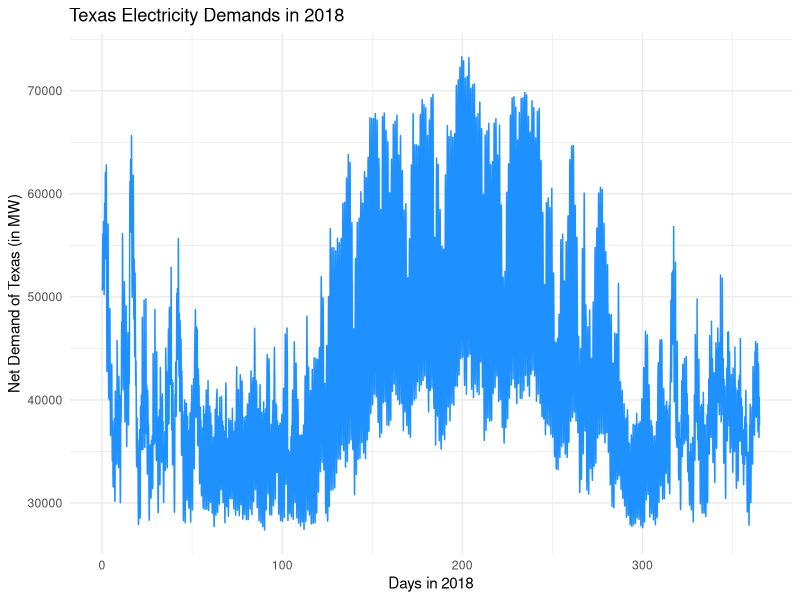
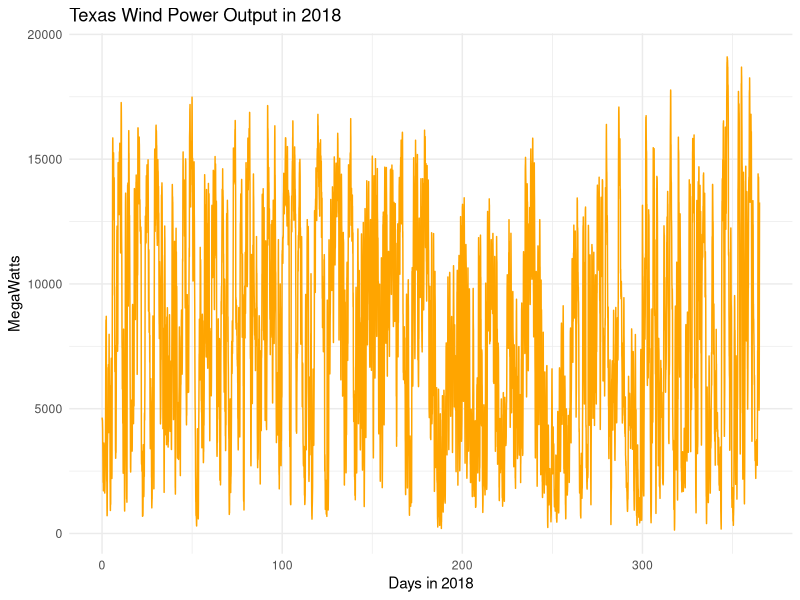

These charts were generated, in order, by the following R code: (Note: this script raises an error after producing the figures.)
## ---- chunk 1
knitr::opts_chunk$set(collapse=TRUE, comment="##", fig.retina=2, fig.path = "README_figs/README-")
## ---- chunk 2
new_cran_packages <- c("ggplot2", "caret","stringr")
existing_packages <- installed.packages()[,"Package"]
missing_packages <- new_cran_packages[!(new_cran_packages %in% existing_packages)]
if(length(missing_packages)){
    install.packages(missing_packages)
}

library(ggplot2)
library(stringr)
library(caret)
## ---- chunk 3
dfDemand = read.csv("ERCOT_2018_Hourly_Wind_Output.csv")
demands = dfDemand$ERCOT.Load..MW
numberOfDays = length(demands)/24
## ---- chunk 4
days = vector(length = numberOfDays * 24)
for (hour in seq_len(numberOfDays * 24)) {
  days[hour] = hour / 24 
}

ggplot(dfDemand, aes(x = days, y = demands)) + geom_line(color = "dodgerblue") + 
  labs(title = "Texas Electricity Demands in 2018", x = "Days in 2018", y = "Net Demand of Texas (in MW)") +
  theme_minimal()
## ---- chunk 5
dfDemand$Windless_Load = dfDemand$ERCOT.Load..MW - dfDemand$Total.Wind.Output..MW
windDemand = dfDemand$Windless_Load
windOutput = dfDemand$Total.Wind.Output..MW

ggplot(dfDemand, aes(x = days, y = windOutput)) + geom_line(color = "orange") + 
  labs(title = "Texas Wind Power Output in 2018", x = "Days in 2018", y = "MegaWatts") + theme_minimal()
## ---- chunk 6
monthOfJan = dfDemand[grep("Jan", dfDemand$Date), ]
monthOfJan$Day = str_split_fixed(monthOfJan$ï..time.date.stamp, " ", 2)[,1]
monthOfJan$Hour = str_split_fixed(monthOfJan$ï..time.date.stamp, " ", 2)[,2]
monthOfJan$Day = as.Date(monthOfJan$Day, "%m/%d/%Y")
monthOfJan$Hour = as.numeric(format(strptime(monthOfJan$Hour,"%H:%M:%S"),'%H'))

#monthOfJan = monthOfJan %>% 
 # mutate(weekday = weekdays(Day)) %>%
  #mutate(weekday = factor(weekday, levels = c("Sunday", "Monday", "Tuesday", "Wednesday",
   #                                           "Thursday", "Friday", "Saturday")))

theme_heatmap = theme_light() +
  theme(panel.grid = element_blank(),
        panel.border = element_blank(),
        plot.title = element_text(face = "bold", size = 11, hjust = 0.5),
        axis.ticks = element_blank(),
        axis.title.x = element_blank(),
        axis.title.y = element_text(size = 10),
        axis.text.x = element_text(size = 10, angle = 90, hjust = 1),
        axis.text.y = element_text(size = 8))

ggJan = ggplot(monthOfJan, mapping = aes(x = Date, y = Hour, fill = ERCOT.Load..MW)) +
  geom_tile(colour = "white") + 
  scale_fill_gradient(low = "#f4fff6", high= "#0bb730") +
  scale_y_reverse(breaks=c(23:0), labels=c(23:0), expand = c(0,0)) +
  scale_x_discrete(expand = c(0,0), position = "top") +
  labs(title = "Electricity Demand Profile in January 2018", y = "Hour of Day", fill = "Load (in MW)") + 
  theme_heatmap 

print(ggJan)
## ---- chunk 7
monthOfJuly <- dfDemand[grep("Jul", dfDemand$Date), ]
monthOfJuly$Day = str_split_fixed(monthOfJuly$ï..time.date.stamp, " ", 2)[,1]
monthOfJuly$Hour = str_split_fixed(monthOfJuly$ï..time.date.stamp, " ", 2)[,2]
monthOfJuly$Day = as.Date(monthOfJuly$Day, "%m/%d/%Y")
monthOfJuly$Hour = as.numeric(format(strptime(monthOfJuly$Hour,"%H:%M:%S"),'%H'))

ggJuly = ggplot(monthOfJuly, mapping = aes(x = Date, y = Hour, fill = ERCOT.Load..MW)) +
  geom_tile(colour = "white") + 
  scale_fill_gradient(low = "#f4fff6", high= "#0bb730") +
  scale_y_reverse(breaks=c(23:0), labels=c(23:0), expand = c(0,0)) +
  scale_x_discrete(expand = c(0,0), position = "top") +
  labs(title = "Electricity Demand Profile in July 2018", y = "Hour of Day", fill = "Load (in MW)") +
  theme_heatmap 

print(ggJuly)
## ---- chunk 8
daysToTrainOn = c(-7,-2,-1)
rangeOfDays = seq(-min(daysToTrainOn), numberOfDays - 1, by = 1)
Y = NULL
for (day in rangeOfDays) {
  Y = rbind(Y, dfDemand$ERCOT.Load..MW[(day * 24): ((day + 1) * 24 - 1)])
}

X = NULL
for (day in rangeOfDays) {
  X_temp = cbind(t(dfDemand$ERCOT.Load..MW[(((day - 7)*24 +1)):((day - 7 + 1)*24)]),
            t(dfDemand$ERCOT.Load..MW[(((day - 2)*24) +1):((day - 2 + 1)*24)]),
            t(dfDemand$ERCOT.Load..MW[(((day - 1)*24) +1):((day - 1 + 1)*24)]))
  X = rbind(X, X_temp)
}
dim(X)
dim(Y)

Y = data.frame(Y)
X = data.frame(X)
## ---- chunk 9
# Windless 
#daysToTrainOn = c(-7,-2,-1)
#rangeOfDays = seq(-min(daysToTrainOn), numberOfDays - 1, by = 1)

#Y = NULL
#for (day in rangeOfDays) {
 # Y = rbind(Y, dfDemand$Windless_Load[(day * 24): ((day + 1) * 24 - 1)])
#}

#X = NULL
#for (day in rangeOfDays) {
 # X_temp = cbind(t(dfDemand$Windless_Load[(((day - 7)*24 +1)):((day - 7 + 1)*24)]),
  #          t(dfDemand$Windless_Load[(((day - 2)*24) +1):((day - 2 + 1)*24)]),
   #         t(dfDemand$Windless_Load[(((day - 1)*24) +1):((day - 1 + 1)*24)]))
  #X = rbind(X, X_temp)
#}
#dim(X)
#dim(Y)
## ---- chunk 10
test_inds = createDataPartition(y = 1:nrow(Y), p = 0.2, list = F)

X_test = X[test_inds, ]; Y_test = Y[test_inds,]
X_train = X[-test_inds, ]; Y_train = Y[-test_inds,]


colnames(Y_train) = c("day0.00", "day0.01",  "day0.02", "day0.03", "day0.04", "day0.05", "day0.06", "day0.07"
                , "day0.08", "day0.09", "day0.10", "day0.11", "day0.12", "day0.13", "day0.14", "day0.15",
                 "day0.16", "day0.17", "day0.18", "day0.19", "day0.20", "day0.21", "day0.22", "day0.23")

colnames(Y_test) = c("day0.00", "day0.01",  "day0.02", "day0.03", "day0.04", "day0.05", "day0.06", "day0.07"
                , "day0.08", "day0.09", "day0.10", "day0.11", "day0.12", "day0.13", "day0.14", "day0.15",
                 "day0.16", "day0.17", "day0.18", "day0.19", "day0.20", "day0.21", "day0.22", "day0.23")

colnames(X_train) = c("day7.00", "day7.01",  "day7.02", "day7.03", "day7.04", "day7.05", "day7.06", "day7.07"
                , "day7.08", "day7.09", "day7.10", "day7.11", "day7.12", "day7.13", "day7.14", "day7.15",
                 "day7.16", "day7.17", "day7.18", "day7.19", "day7.20", "day7.21", "day7.22", "day7.23",
                
                "day2.00", "day2.01",  "day2.02", "day2.03", "day2.04", "day2.05", "day2.06", "day2.07"
                , "day2.08", "day2.09", "day2.10", "day2.11", "day2.12", "day2.13", "day2.14", "day2.15",
                 "day2.16", "day2.17", "day2.18", "day2.19", "day2.20", "day2.21", "day2.22", "day2.23",
                
                "day1.00", "day1.01",  "day1.02", "day1.03", "day1.04", "day1.05", "day1.06", "day1.07"
                , "day1.08", "day1.09", "day1.10", "day1.11", "day1.12", "day1.13", "day1.14", "day1.15",
                 "day1.16", "day1.17", "day1.18", "day1.19", "day1.20", "day1.21", "day1.22", "day1.23")

colnames(X_test) = c("day7.00", "day7.01",  "day7.02", "day7.03", "day7.04", "day7.05", "day7.06", "day7.07"
                , "day7.08", "day7.09", "day7.10", "day7.11", "day7.12", "day7.13", "day7.14", "day7.15",
                 "day7.16", "day7.17", "day7.18", "day7.19", "day7.20", "day7.21", "day7.22", "day7.23",
                
                "day2.00", "day2.01",  "day2.02", "day2.03", "day2.04", "day2.05", "day2.06", "day2.07"
                , "day2.08", "day2.09", "day2.10", "day2.11", "day2.12", "day2.13", "day2.14", "day2.15",
                 "day2.16", "day2.17", "day2.18", "day2.19", "day2.20", "day2.21", "day2.22", "day2.23",
                
                "day1.00", "day1.01",  "day1.02", "day1.03", "day1.04", "day1.05", "day1.06", "day1.07"
                , "day1.08", "day1.09", "day1.10", "day1.11", "day1.12", "day1.13", "day1.14", "day1.15",
                 "day1.16", "day1.17", "day1.18", "day1.19", "day1.20", "day1.21", "day1.22", "day1.23")
dim(X_train)
dim(X_test)
dim(Y_train)
dim(Y_test)
## ---- chunk 11
#predict the load at each hour using linear regression

#retrieve training data at hour i
data00 = data.frame(Y_train$day0.00,X_train$day7.00,X_train$day2.00,X_train$day1.00)
data01 = data.frame(Y_train$day0.01,X_train$day7.01,X_train$day2.01,X_train$day1.01)
data02 = data.frame(Y_train$day0.02,X_train$day7.02,X_train$day2.02,X_train$day1.02)
data03 = data.frame(Y_train$day0.03,X_train$day7.03,X_train$day2.03,X_train$day1.03)
data04 = data.frame(Y_train$day0.04,X_train$day7.04,X_train$day2.04,X_train$day1.04)
data05 = data.frame(Y_train$day0.05,X_train$day7.05,X_train$day2.05,X_train$day1.05)
data06 = data.frame(Y_train$day0.06,X_train$day7.06,X_train$day2.06,X_train$day1.06)
data07 = data.frame(Y_train$day0.07,X_train$day7.07,X_train$day2.07,X_train$day1.07)
data08 = data.frame(Y_train$day0.08,X_train$day7.08,X_train$day2.08,X_train$day1.08)
data09 = data.frame(Y_train$day0.09,X_train$day7.09,X_train$day2.09,X_train$day1.09)
data10 = data.frame(Y_train$day0.10,X_train$day7.10,X_train$day2.10,X_train$day1.10)
data11 = data.frame(Y_train$day0.11,X_train$day7.11,X_train$day2.11,X_train$day1.11)
data12 = data.frame(Y_train$day0.12,X_train$day7.12,X_train$day2.12,X_train$day1.12)
data13 = data.frame(Y_train$day0.13,X_train$day7.13,X_train$day2.13,X_train$day1.13)
data14 = data.frame(Y_train$day0.14,X_train$day7.14,X_train$day2.14,X_train$day1.14)
data15 = data.frame(Y_train$day0.15,X_train$day7.15,X_train$day2.15,X_train$day1.15)
data16 = data.frame(Y_train$day0.16,X_train$day7.16,X_train$day2.16,X_train$day1.16)
data17 = data.frame(Y_train$day0.17,X_train$day7.17,X_train$day2.17,X_train$day1.17)
data18 = data.frame(Y_train$day0.18,X_train$day7.18,X_train$day2.18,X_train$day1.18)
data19 = data.frame(Y_train$day0.19,X_train$day7.19,X_train$day2.19,X_train$day1.19)
data20 = data.frame(Y_train$day0.20,X_train$day7.20,X_train$day2.20,X_train$day1.20)
data21 = data.frame(Y_train$day0.21,X_train$day7.21,X_train$day2.21,X_train$day1.21)
data22 = data.frame(Y_train$day0.22,X_train$day7.22,X_train$day2.22,X_train$day1.22)
data23 = data.frame(Y_train$day0.23,X_train$day7.23,X_train$day2.23,X_train$day1.23)


#name our variables
colnames(data00) <- c('day0','pday7','pday2','pday1')
colnames(data01) <- c('day0','pday7','pday2','pday1')
colnames(data02) <- c('day0','pday7','pday2','pday1')
colnames(data03) <- c('day0','pday7','pday2','pday1')
colnames(data04) <- c('day0','pday7','pday2','pday1')
colnames(data05) <- c('day0','pday7','pday2','pday1')
colnames(data06) <- c('day0','pday7','pday2','pday1')
colnames(data07) <- c('day0','pday7','pday2','pday1')
colnames(data08) <- c('day0','pday7','pday2','pday1')
colnames(data09) <- c('day0','pday7','pday2','pday1')
colnames(data10) <- c('day0','pday7','pday2','pday1')
colnames(data11) <- c('day0','pday7','pday2','pday1')
colnames(data12) <- c('day0','pday7','pday2','pday1')
colnames(data13) <- c('day0','pday7','pday2','pday1')
colnames(data14) <- c('day0','pday7','pday2','pday1')
colnames(data15) <- c('day0','pday7','pday2','pday1')
colnames(data16) <- c('day0','pday7','pday2','pday1')
colnames(data17) <- c('day0','pday7','pday2','pday1')
colnames(data18) <- c('day0','pday7','pday2','pday1')
colnames(data19) <- c('day0','pday7','pday2','pday1')
colnames(data20) <- c('day0','pday7','pday2','pday1')
colnames(data21) <- c('day0','pday7','pday2','pday1')
colnames(data22) <- c('day0','pday7','pday2','pday1')
colnames(data23) <- c('day0','pday7','pday2','pday1')

#linear model to predict load at hour i
mod0 = lm(day0 ~., data = data00)
mod1 = lm(day0 ~., data = data01)
mod2 = lm(day0 ~., data = data02)
mod3 = lm(day0 ~., data = data03)
mod4 = lm(day0 ~., data = data04)
mod5 = lm(day0 ~., data = data05)
mod6 = lm(day0 ~., data = data06)
mod7 = lm(day0 ~., data = data07)
mod8 = lm(day0 ~., data = data08)
mod9 = lm(day0 ~., data = data09)
mod10 = lm(day0 ~., data = data10)
mod11 = lm(day0 ~., data = data11)
mod12 = lm(day0 ~., data = data12)
mod13 = lm(day0 ~., data = data13)
mod14 = lm(day0 ~., data = data14)
mod15 = lm(day0 ~., data = data15)
mod16 = lm(day0 ~., data = data16)
mod17 = lm(day0 ~., data = data17)
mod18 = lm(day0 ~., data = data18)
mod19 = lm(day0 ~., data = data19)
mod20 = lm(day0 ~., data = data20)
mod21 = lm(day0 ~., data = data21)
mod22 = lm(day0 ~., data = data22)
mod23 = lm(day0 ~., data = data23)

#retrieve testing data at hour i
newdat0 = data.frame(pday7 = X_test$day7.00, pday2=X_test$day2.00, pday1=X_test$day1.00)
newdat1 = data.frame(pday7 = X_test$day7.01, pday2=X_test$day2.01, pday1=X_test$day1.01)
newdat2 = data.frame(pday7 = X_test$day7.02, pday2=X_test$day2.02, pday1=X_test$day1.02)
newdat3 = data.frame(pday7 = X_test$day7.03, pday2=X_test$day2.03, pday1=X_test$day1.03)
newdat4 = data.frame(pday7 = X_test$day7.04, pday2=X_test$day2.04, pday1=X_test$day1.04)
newdat5 = data.frame(pday7 = X_test$day7.05, pday2=X_test$day2.05, pday1=X_test$day1.05)
newdat6 = data.frame(pday7 = X_test$day7.06, pday2=X_test$day2.06, pday1=X_test$day1.06)
newdat7 = data.frame(pday7 = X_test$day7.07, pday2=X_test$day2.07, pday1=X_test$day1.07)
newdat8 = data.frame(pday7 = X_test$day7.08, pday2=X_test$day2.08, pday1=X_test$day1.08)
newdat9 = data.frame(pday7 = X_test$day7.09, pday2=X_test$day2.09, pday1=X_test$day1.09)
newdat10 = data.frame(pday7 = X_test$day7.10, pday2=X_test$day2.10, pday1=X_test$day1.10)
newdat11 = data.frame(pday7 = X_test$day7.11, pday2=X_test$day2.11, pday1=X_test$day1.11)
newdat12 = data.frame(pday7 = X_test$day7.12, pday2=X_test$day2.12, pday1=X_test$day1.12)
newdat13 = data.frame(pday7 = X_test$day7.13, pday2=X_test$day2.13, pday1=X_test$day1.13)
newdat14 = data.frame(pday7 = X_test$day7.14, pday2=X_test$day2.14, pday1=X_test$day1.14)
newdat15 = data.frame(pday7 = X_test$day7.15, pday2=X_test$day2.15, pday1=X_test$day1.15)
newdat16 = data.frame(pday7 = X_test$day7.16, pday2=X_test$day2.16, pday1=X_test$day1.16)
newdat17 = data.frame(pday7 = X_test$day7.17, pday2=X_test$day2.17, pday1=X_test$day1.17)
newdat18 = data.frame(pday7 = X_test$day7.18, pday2=X_test$day2.18, pday1=X_test$day1.18)
newdat19 = data.frame(pday7 = X_test$day7.19, pday2=X_test$day2.19, pday1=X_test$day1.19)
newdat20 = data.frame(pday7 = X_test$day7.20, pday2=X_test$day2.20, pday1=X_test$day1.20)
newdat21 = data.frame(pday7 = X_test$day7.21, pday2=X_test$day2.21, pday1=X_test$day1.21)
newdat22 = data.frame(pday7 = X_test$day7.22, pday2=X_test$day2.22, pday1=X_test$day1.22)
newdat23 = data.frame(pday7 = X_test$day7.23, pday2=X_test$day2.23, pday1=X_test$day1.23)


#use our model to predict the expect load at hour 0
predict(mod0, newdata = newdat0)[1]

# 72 numbers should be returned; 1 for each day
## ---- chunk 12
temp = NULL
for (i in 1:24) {
  temp = rbind(temp, c(i-1, predict(eval(as.name(paste0('mod',i-1))), newdata = eval(as.name(paste0('newdat',i-1))))[1]))
}
temp
## ---- chunk 13
data <- list(dat0 = list(model = mod0, test = newdat0),
             dat1 = list(model = mod1, test = newdat1),
             dat2 = list(model = mod2, test = newdat2),
             dat3 = list(model = mod3, test = newdat3),
             dat4 = list(model = mod4, test = newdat4),
             dat5 = list(model = mod5, test = newdat5),
             dat6 = list(model = mod6, test = newdat6),
             dat7 = list(model = mod7, test = newdat7),
             dat8 = list(model = mod8, test = newdat8),
             dat9 = list(model = mod9, test = newdat9),
             dat10 = list(model = mod10, test = newdat10),
             dat11 = list(model = mod11, test = newdat11),
             dat12 = list(model = mod12, test = newdat12),
             dat13 = list(model = mod13, test = newdat13),
             dat14 = list(model = mod14, test = newdat14),
             dat15 = list(model = mod15, test = newdat15),
             dat16 = list(model = mod16, test = newdat16),
             dat17 = list(model = mod17, test = newdat17),
             dat18 = list(model = mod18, test = newdat18),
             dat19 = list(model = mod19, test = newdat19),
             dat20 = list(model = mod20, test = newdat20),
             dat21 = list(model = mod21, test = newdat21),
             dat22 = list(model = mod22, test = newdat22),
             dat23 = list(model = mod23, test = newdat23))

resultday1 = sapply(data, function(dat) predict(dat$model, newdata = dat$test)[1])
res1 = data.frame(time = 0:23, expected = resultday1, actual = as.numeric(as.vector(Y_test[1,])))
ggplot(res1, aes(time)) + 
  geom_line(aes(y = actual, color = "actual"))+ 
  geom_line(aes(y = expected, color = "expected"))
